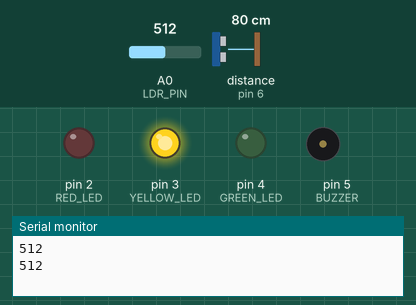
Recording of a sketch running on a simulated Arduino Uno, built with avr-gcc and run on an emulated ATmega328P. Shown: output pins drawn as LEDs (lit = HIGH), buzzer (waves = sounding), the last lines printed to the serial monitor. Wiring (inferred from the names in the program): ultrasonic range finder: trigger pin 7; echo pin 6. Dashed ring = blinking. Inputs (shaded band) come from the test bench; at power-on: distance to the obstacle (sensor on pin 6) 80 cm, A0 (LDR_PIN) = 512. The echo pulse lasts 58.3 µs per cm; pins used as bus, display or sensor lines are not drawn.

Above: at 2.8 s.
2.9 s: distance to the obstacle (sensor on pin 6) set to 12 cm
7.5 s: distance to the obstacle (sensor on pin 6) set to 9 cm
At 8.06 s:
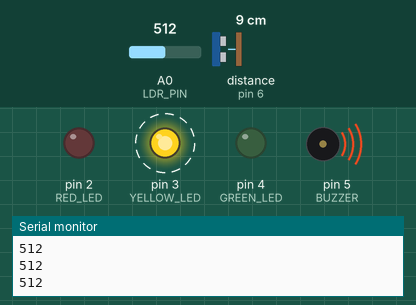
11.0 s: A0 (LDR_PIN) set to 105
14.5 s: A0 (LDR_PIN) set to 95
At 17.3 s:
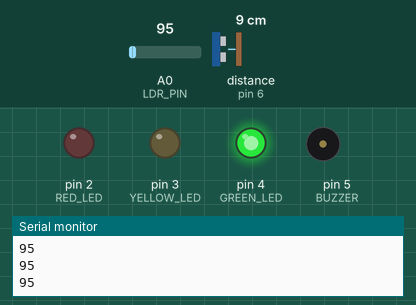
18.0 s: A0 (LDR_PIN) set to 122
At 18.25 s:
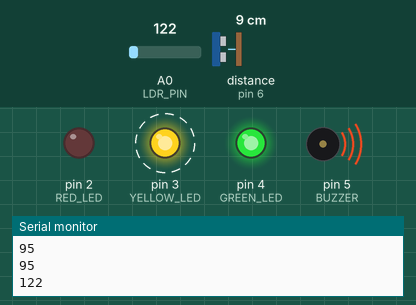
21.5 s: distance to the obstacle (sensor on pin 6) set to 18 cm
At 22.6 s:
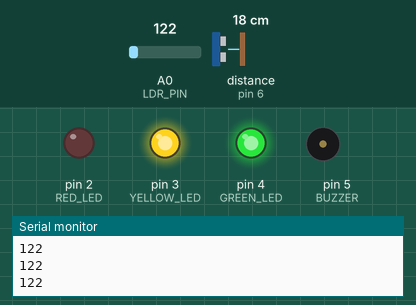
Timing chart, 0 to 26.0 s (numbered marks = the images above; inputs shaded):
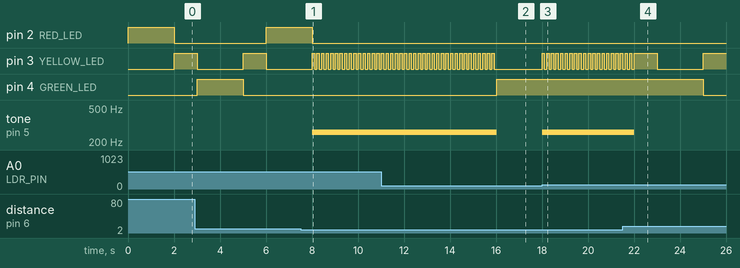

Measured:
- the behaviour switches between 11 and 10 cm on distance to the obstacle (sensor on pin 6) (found by bisection; images 0 and 1)
- the behaviour switches between 100 and 99 on A0 (LDR_PIN) (found by bisection; images 1 and 2)
- after the input at 7.5 s, pin 4 (GREEN_LED): stays LOW (without the input it goes to HIGH after 1.5 s); tone on pin 5 (BUZZER): silent → 260 Hz after 0.52 s
- after the input at 14.5 s, pin 3 (YELLOW_LED): goes on until 15.9 s, then stays LOW; pin 4 (GREEN_LED): LOW → HIGH after 1.5 s; tone on pin 5 (BUZZER): 260 Hz → silent after 1.5 s
- after the input at 18.0 s, pin 3 (YELLOW_LED): alternates HIGH for 0.10 s and LOW for 0.10 s, starting at once; tone on pin 5 (BUZZER): silent → 260 Hz at once
- after the input at 21.5 s, pin 4 (GREEN_LED): HIGH → LOW after 3.5 s; tone on pin 5 (BUZZER): 260 Hz → silent after 0.51 s

The sketch:

trafficfinal.ino
```cpp
#define RED_LED 2
#define YELLOW_LED 3
#define GREEN_LED 4
#define BUZZER 5
#define ECHO_PIN 6
#define TRIG_PIN 7
#define LDR_PIN A0
long duration, distance;
int threshold = 100;
int start =0;
int front =0;


void setup()
{
 pinMode(RED_LED, OUTPUT);
  pinMode(YELLOW_LED, OUTPUT);
  pinMode(GREEN_LED, OUTPUT);
  pinMode(BUZZER, OUTPUT);
  pinMode(ECHO_PIN, INPUT);
  pinMode(TRIG_PIN, OUTPUT);
  pinMode(LDR_PIN, INPUT);
  Serial.begin(9600);
}

void loop() {
  bool nm = NightMode();
  bool pm = PedestrianMode();
  if(!pm && !nm)
  {
    if(start==0)
    {
      digitalWrite(RED_LED, HIGH);
      delay(2000);
      digitalWrite(RED_LED, LOW);
      start =1;
      front =1;
      }
      else if (start==1 && front ==1)
      {
         digitalWrite(YELLOW_LED, HIGH);
         delay(1000);
         digitalWrite(YELLOW_LED, LOW);
         start=2;
        }
        else if (start==1 && front ==0)
        {
         digitalWrite(YELLOW_LED, HIGH);
         delay(1000);
         digitalWrite(YELLOW_LED, LOW);
         start=0;
          }
          else if (start==2)
          {
             digitalWrite(GREEN_LED, HIGH);
             delay(2000);
             digitalWrite(GREEN_LED, LOW);
            start =1;
            front =0;
            }
    }
    else if (nm && pm)
    {
      digitalWrite(GREEN_LED, HIGH);
      digitalWrite(RED_LED, LOW);
      }
    else if (nm && !pm)
    {
      digitalWrite(RED_LED, HIGH);
      digitalWrite(GREEN_LED, LOW);
      }

      else if (pm && !nm)
      {
        blinkYellowLED();
        }


}
void blinkYellowLED() {
  for (int i = 0; i < 10; i++) {
    tone(BUZZER,260);
    digitalWrite(YELLOW_LED, HIGH);
    delay(100);
    digitalWrite(YELLOW_LED, LOW);
    delay(100);
  }
  noTone(BUZZER);
}

bool NightMode()
{
  int ldr_sensor = analogRead(LDR_PIN);
  Serial.println(ldr_sensor);
  return ldr_sensor < threshold;
  }


bool PedestrianMode()
{

  digitalWrite(TRIG_PIN, HIGH);
  delayMicroseconds(10);
  digitalWrite(TRIG_PIN, LOW);

  duration = pulseIn(ECHO_PIN, HIGH);
  distance = duration * 0.034 / 2;
  return distance<10;

  }
```
